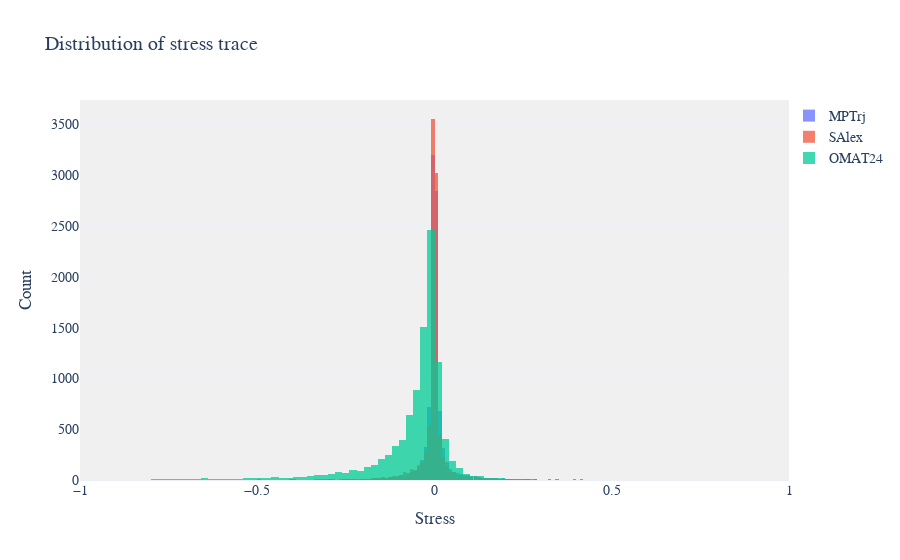

Notebook source saved alongside this figure:
### Code cell
mptrj_stress_trace = np.trace(mptrj_stresses, axis1=1, axis2=2)
salex_stress_trace = np.trace(salex_stresses, axis1=1, axis2=2)
omat24_stress_trace = np.trace(omat24_stresses, axis1=1, axis2=2)
print(mptrj_stress_trace.shape, salex_stress_trace.shape, omat24_stress_trace.shape)

plot_both(
    {
        "MPTrj": mptrj_stress_trace,
        "SAlex": salex_stress_trace,
        "OMAT24": omat24_stress_trace,
    },
    # nbins=1000,
    x_range=(-1, 1),
    title="Distribution of stress trace",
)

### Figure 1 — Plotly figure (JSON) as saved in the notebook; plotly's stock layout.template omitted (floating-point values rounded to 4 significant figures; data arrays with more than 128 entries replaced by an {"elided": "..."} marker saying what was removed)
{"data": [{"name": "MPTrj", "opacity": 0.75, "type": "histogram", "x": {"elided": "10000 float values"}}, {"name": "SAlex", "opacity": 0.75, "type": "histogram", "x": {"elided": "10000 float values"}}, {"name": "OMAT24", "opacity": 0.75, "type": "histogram", "x": {"elided": "10000 float values"}}], "layout": {"barmode": "overlay", "font": {"family": "Arial", "size": 14}, "hovermode": "closest", "legend": {"bgcolor": "rgba(255, 255, 255, 0.5)", "bordercolor": "rgba(0, 0, 0, 0.1)", "x": 1, "y": 1}, "plot_bgcolor": "rgba(240, 240, 240, 0.95)", "title": {"text": "Distribution of stress trace"}, "xaxis": {"range": [-1, 1], "title": {"text": "Stress"}}, "yaxis": {"title": {"text": "Count"}}}}
